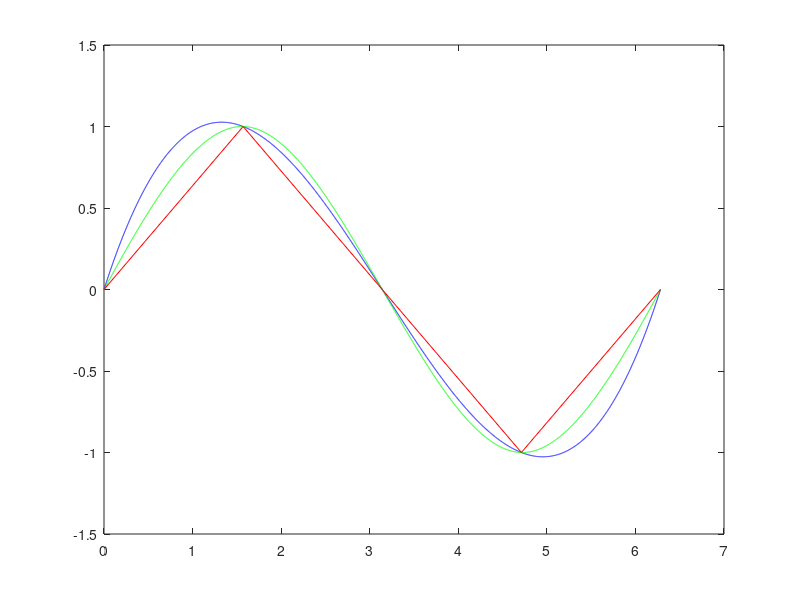

MATLAB code for this plot: (Note: this script raises an error after producing the figure.)
%Exercise1
%a)
X = [0 pi/2 pi 3.*pi/2 2.*pi];
x = 0:0.001:2*pi;
f = @(x) sin(x);
fx = f(x);

spline(X, f(X), pi/4)
spline(X, [1 f(X) 1], pi/4)

%b)
s = spline (X, f(X), x);
cs = spline (X, [1 f(X) 1], x);

plot(x, s, 'b')
hold on
plot(x, cs, 'g')
hold on
plot(X, f(X), 'r')

%Exercise2
[x,fx] = ginput(5)
t = 0:0.01:1;
s = spline(x, fx, t);
plot(x, fx, 'o')
hold on
plot(t, s, 'r')

%Exercise3
x = [0 3 5 8 13];
f = [0 225 383 623 993];
f1 = [75 77 80 74 72];
distance = spline(x,[0 f 0],10)
speed = spline(x,[0 f1 0],10)